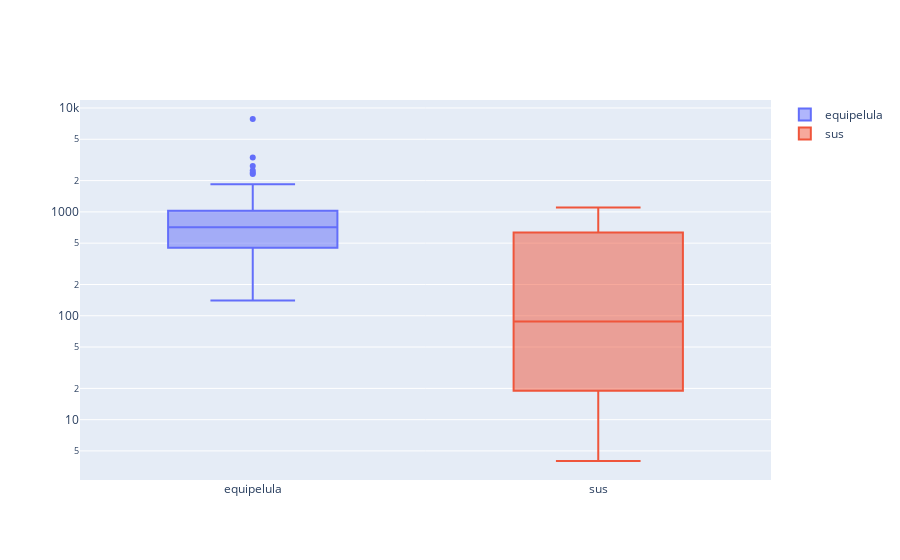

Write notebook code for a chart like this one.
### Code cell
box_hash(poli, ['equipelula','sus'], 'reply_count')

### Figure 1 — Plotly figure (JSON) as saved in the notebook; plotly's stock layout.template omitted (floating-point values rounded to 4 significant figures)
{"data": [{"name": "equipelula", "type": "box", "y": [939, 237, 1106, 947, 212, 164, 1314, 2760, 2496, 409, 672, 237, 194, 1412, 248, 359, 418, 176, 877, 508, 1178, 484, 916, 201, 880, 140, 916, 436, 571, 467, 467, 1186, 1360, 7835, 589, 796, 2382, 783, 664, 919, 1375, 275, 928, 572, 595, 430, 455, 690, 321, 494, 1844, 950, 767, 3344, 1125, 629, 736, 791, 2317, 1288, 1079, 1024, 520, 612, 437, 451, 913, 522, 734, 958]}, {"name": "sus", "type": "box", "y": [72, 1100, 19, 4, 104, 634]}], "layout": {"yaxis": {"type": "log"}}}
